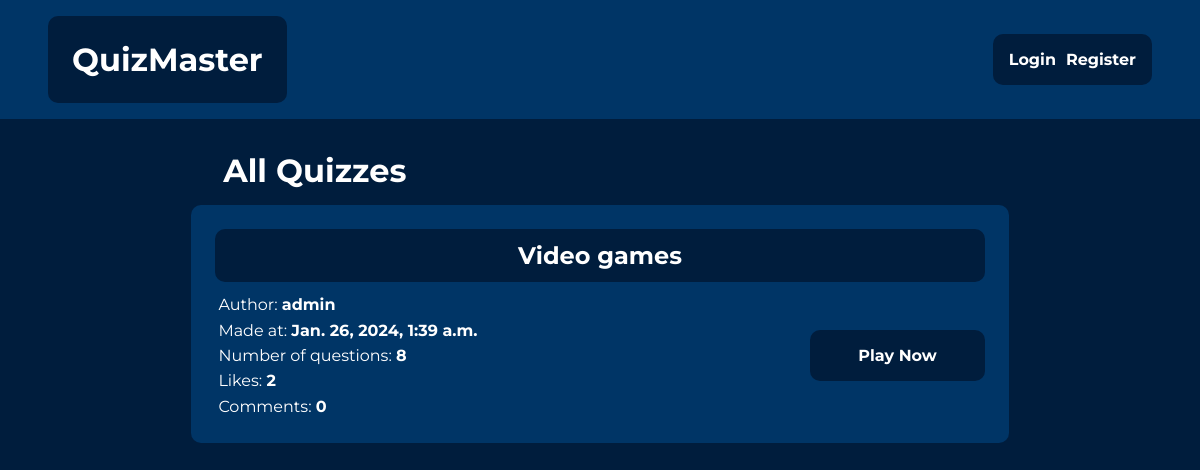
The page /quiz/list/ on the database as committed earlier.
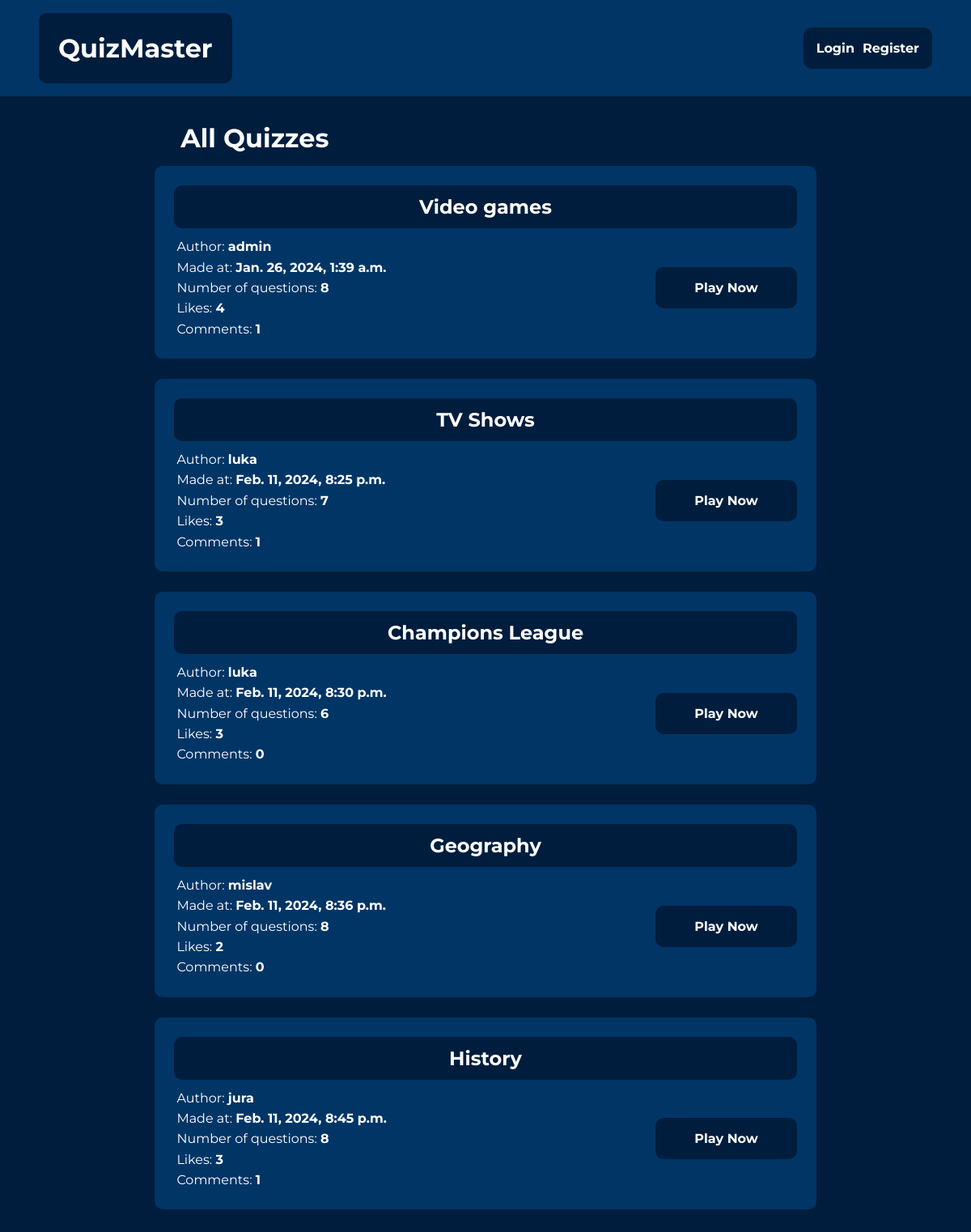
The same page on the database as committed later.
### quiz/models.py (models this page shows, shortened)
class Quiz(models.Model):
    quiz_name = models.CharField(max_length=200, blank=False)
    pub_date = models.DateTimeField("date published", auto_now_add=True)
    description = models.TextField(blank=False)
    author = models.ForeignKey(User, on_delete=models.CASCADE)

### quiz/views.py (the view)
# urls.py: path('list/', views.quiz_list, name="quiz_list"),
def quiz_list(request):
    context = {}
    quizzes = Quiz.objects.all()
    context = {
        "quizzes": quizzes
    }
    return render(request, 'quiz/list.html', context)

### quiz/templates/quiz/list.html
{% extends 'quiz/base.html' %}
{% block content %}
<div class="quiz-list-layout">
    <h1 class="quiz-list-heading">All Quizzes</h1>
{% for quiz in quizzes %}
    <div class="quiz-list-item">
        <h2 class="list-item-heading">
            <a href="{% url 'quiz:detail' quiz.id %}">{{ quiz.quiz_name }}</a>
        </h2>
        <div class="list-item-info">
            <p>Author:
                <a href="{% url 'quiz:user_profile' quiz.author.id %}" class="author-link">{{ quiz.author }}</a>
            </p>
            <p>Made at: <span style="font-weight: bold;">{{ quiz.pub_date }}</span></p>
            <p>Number of questions: <span style="font-weight: bold;">{{ quiz.question_set.count }}</span></p>
            <p>Likes: <span style="font-weight: bold;">{{ quiz.likes.count }}</span></p>
            <p>Comments: <span style="font-weight: bold;">{{ quiz.comments.count }}</span></p>
        </div>
        <div class="list-item-button-div">
            <a href="{% url 'quiz:solve_quiz' quiz.id %}">
                <button class="list-item-button">Play Now</button>
            </a>
        </div>
    </div>
{% endfor %}
</div>
{% endblock content %}

Rows that differ between the two databases and show on the page:
computed for Quiz "Video games": likes.count "2" → "4"; comments.count "0" → "1"
added Quiz: quiz_name "TV Shows", author "luka", pub_date "Feb. 11, 2024, 8:25 p.m.", question_set.count "7", likes.count "3", comments.count "1"
added Quiz: quiz_name "Champions League", author "luka", pub_date "Feb. 11, 2024, 8:30 p.m.", question_set.count "6", likes.count "3", comments.count "0"
added Quiz: quiz_name "Geography", author "mislav", pub_date "Feb. 11, 2024, 8:36 p.m.", question_set.count "8", likes.count "2", comments.count "0"
added Quiz: quiz_name "History", author "jura", pub_date "Feb. 11, 2024, 8:45 p.m.", question_set.count "8", likes.count "3", comments.count "1"
